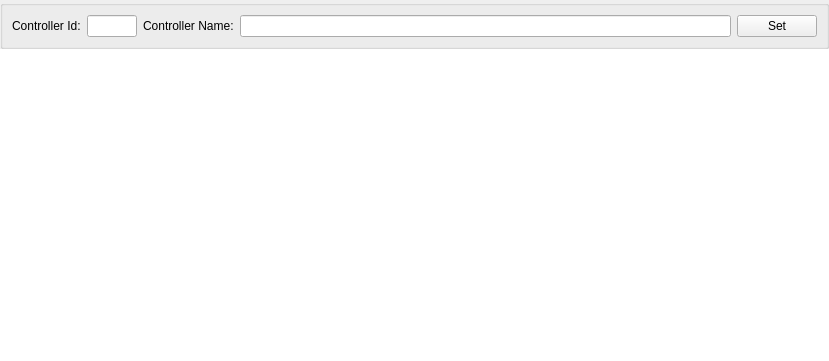
<?xml version="1.0" encoding="UTF-8"?>
<ui version="4.0">
 <class>CProgramCanportView</class>
 <widget class="QWidget" name="CProgramCanportView">
  <property name="geometry">
   <rect>
    <x>0</x>
    <y>0</y>
    <width>829</width>
    <height>361</height>
   </rect>
  </property>
  <property name="windowTitle">
   <string notr="true">ControllerView</string>
  </property>
  <layout class="QVBoxLayout" name="verticalLayout">
   <property name="spacing">
    <number>0</number>
   </property>
   <property name="margin">
    <number>0</number>
   </property>
   <item>
    <widget class="CStyledBar" name="m_pToolBar" native="true"/>
   </item>
   <item>
    <widget class="QGroupBox" name="groupBox">
     <property name="title">
      <string/>
     </property>
     <layout class="QHBoxLayout" name="horizontalLayout">
      <item>
       <widget class="QLabel" name="label">
        <property name="text">
         <string>Controller Id:</string>
        </property>
       </widget>
      </item>
      <item>
       <widget class="QLineEdit" name="lineEditId">
        <property name="sizePolicy">
         <sizepolicy hsizetype="Expanding" vsizetype="Preferred">
          <horstretch>0</horstretch>
          <verstretch>0</verstretch>
         </sizepolicy>
        </property>
        <property name="maximumSize">
         <size>
          <width>50</width>
          <height>16777215</height>
         </size>
        </property>
       </widget>
      </item>
      <item>
       <widget class="QLabel" name="label_4">
        <property name="sizePolicy">
         <sizepolicy hsizetype="Preferred" vsizetype="Preferred">
          <horstretch>0</horstretch>
          <verstretch>0</verstretch>
         </sizepolicy>
        </property>
        <property name="maximumSize">
         <size>
          <width>16777215</width>
          <height>16777215</height>
         </size>
        </property>
        <property name="text">
         <string>Controller Name:</string>
        </property>
       </widget>
      </item>
      <item>
       <widget class="QLineEdit" name="lineEditName">
        <property name="sizePolicy">
         <sizepolicy hsizetype="Preferred" vsizetype="Preferred">
          <horstretch>1</horstretch>
          <verstretch>0</verstretch>
         </sizepolicy>
        </property>
        <property name="minimumSize">
         <size>
          <width>0</width>
          <height>0</height>
         </size>
        </property>
        <property name="cursorPosition">
         <number>0</number>
        </property>
       </widget>
      </item>
      <item>
       <widget class="QPushButton" name="pushButtonSet">
        <property name="sizePolicy">
         <sizepolicy hsizetype="Preferred" vsizetype="Preferred">
          <horstretch>0</horstretch>
          <verstretch>0</verstretch>
         </sizepolicy>
        </property>
        <property name="text">
         <string>Set</string>
        </property>
       </widget>
      </item>
     </layout>
    </widget>
   </item>
   <item>
    <widget class="QTableView" name="tableView">
     <property name="minimumSize">
      <size>
       <width>0</width>
       <height>0</height>
      </size>
     </property>
     <property name="font">
      <font>
       <pointsize>12</pointsize>
      </font>
     </property>
     <property name="frameShape">
      <enum>QFrame::NoFrame</enum>
     </property>
    </widget>
   </item>
  </layout>
 </widget>
 <customwidgets>
  <customwidget>
   <class>CStyledBar</class>
   <extends>QWidget</extends>
   <header>style/cstyledbar.h</header>
   <container>1</container>
  </customwidget>
 </customwidgets>
 <resources/>
 <connections/>
</ui>
